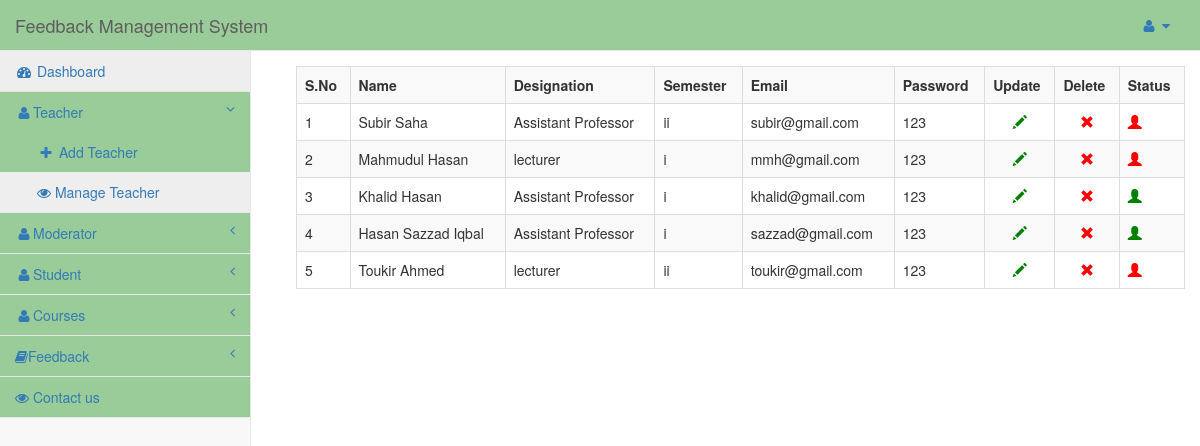
The app's page /admin/dashboard.php?info=show_faculty (signed in) with its own data.
### tables this page shows
CREATE TABLE `faculty` (
  `id` int(11) NOT NULL,
  `Name` varchar(30) NOT NULL,
  `designation` varchar(100) NOT NULL,
  `semester` varchar(10) NOT NULL,
  `email` varchar(255) NOT NULL,
  `password` varchar(75) NOT NULL,
  `date` datetime NOT NULL,
  `status` int(11) NOT NULL DEFAULT '0'
);

### admin/show_faculty.php (the view, shortened to what this page needs)
<?php
	echo "<table class='table table-responsive table-bordered table-striped table-hover' style=margin:15px;>";
	echo "<tr>";
	echo "<th>S.No</th>";
	echo "<th>Name</th>";
	echo "<th>Designation</th>";
	echo "<th>Semester</th>";
	echo "<th>Email</th>";
	echo "<th>Password</th>";
	echo "<th>Update</th>";
	echo "<th>Delete</th>";
	echo "<th>Status</th>";
	echo "</tr>";
	$i=1;
	$que=mysqli_query($conn,"select * from faculty");
	while($row=mysqli_fetch_array($que))
	{
		echo "<tr>";
		echo "<td>".$i."</td>";
		echo "<td>".$row['Name']."</td>";
		echo "<td>".$row['designation']."</td>";
		echo "<td>".$row['semester']."</td>";
		echo "<td>".$row['email']."</td>";
		echo "<td>".$row['password']."</td>";
		echo "<td class='text-center'><a href='dashboard.php?id=$row[id]&info=edit_faculty'><span class='glyphicon glyphicon-pencil'style=color:green;></span></a></td>";
		echo "<td class='text-center'><a href='#' onclick='deletes($row[id])'><span class='glyphicon glyphicon-remove' style=color:red;></span></a></td>";
		if($row['status'])
		{
		echo "<td><a href='update_status.php?user_id=".$row['id']."&status=".$row['status']."'><span class='glyphicon glyphicon-user' style=color:red;></span></a></td>";
		}
		else
		{
		echo "<td><a href='update_status.php?user_id=".$row['id']."&status=".$row['status']."'><span class='glyphicon glyphicon-user' style=color:green;></span></a></td>";
		}
		echo "</tr>";
		$i++;
	}
?>

### admin/dashboard.php (shortened to what this page needs)
<?php
include('../dbconfig.php');
?>
<!DOCTYPE html>
<html lang="en">
<head>
    <link href="../css/bootstrap.min.css" rel="stylesheet">
    <link href="../css/metisMenu.min.css" rel="stylesheet">
    <link href="../css/sb-admin-2.css" rel="stylesheet">
    <link href="../css/font-awesome.min.css" rel="stylesheet" type="text/css">
</head>
<body>
    <div id="wrapper">
        <nav class="navbar navbar-default navbar-static-top" role="navigation" style="margin-bottom: 0">
            <div class="navbar-header">
                <a class="navbar-brand" href="dashboard.php"> Feedback Management System</a>
            </div>
            <ul class="nav navbar-top-links navbar-right">
                <li class="dropdown">
                    <a class="dropdown-toggle" data-toggle="dropdown" href="#">
                        <i class="fa fa-user fa-fw"></i>  <i class="fa fa-caret-down"></i>
                    </a>
                </li>
            </ul>
            <div class="navbar-default sidebar" role="navigation">
                <div class="sidebar-nav navbar-collapse">
                    <ul class="nav" id="side-menu">
                        <li>
                            <a href="dashboard.php"><i class="fa fa-dashboard fa-fw"></i> Dashboard</a>
                        </li>
						<li>
                            <a href="#"><i class="fa fa-user fa-fw"></i>Teacher<span class="fa arrow"></span></a>
                            <ul class="nav nav-second-level">
                                <li>
                                    <a href="dashboard.php?info=add_faculty"><i class="fa fa-plus fa-fw"></i> Add Teacher</a>
                                </li>
								 <li>
                                    <a href="dashboard.php?info=show_faculty"><i class="fa fa-eye"></i> Manage Teacher</a>
                                </li>
							</ul>
                        </li>
                       <li>
                            <a href="#"><i class="fa fa-user fa-fw"></i>Moderator<span class="fa arrow"></span></a>
                        </li>
						<li>
                            <a href="#"><i class="fa fa-user fa-fw"></i>Student<span class="fa arrow"></span></a>
                        </li>
                         <li>
                            <a href="#"><i class="fa fa-user fa-fw"></i>Courses<span class="fa arrow"></span></a>
                        </li>
		<li>
         <a href="#"><i class="fa fa-user fa-book"></i>Feedback<span class="fa arrow"></span></a>
                        </li>
		<li>
			<a href="dashboard.php?info=contact"><i class="fa fa-eye"></i> Contact us</a>
		</li>
                    </ul>
                </div>
            </div>
        </nav>
        <div id="page-wrapper">
            <div class="row">
                <div class="col-lg-12">
                	<?php
								@$info=$_GET['info'];
								if($info!="")
								{
									if($info=="add_faculty")
										{
											include('add_faculty.php');
										}
									elseif($info=="show_faculty")
										{
											include('show_faculty.php');
										}
								}
								else
								{
								include('dashboard_home.php');
								}
							?>
				</div>
            </div>
        </div>
    </div>
</body>
</html>

### css/sb-admin-2.css (style rules this page uses)
body { background-color: #f8f8f8; }
#wrapper { width: 100%; }
#page-wrapper { padding: 0 15px; min-height: 568px; background-color: #fff; }
@media (min-width:768px) { #page-wrapper { position: inherit; margin: 0 0 0 250px; padding: 0 30px; border-left: 1px solid #e7e7e7; } }
.navbar-top-links { margin-right: 0; }
.navbar-top-links li { display: inline-block; }
.navbar-top-links li:last-child { margin-right: 15px; }
.navbar-top-links li a { padding: 15px; min-height: 50px; }
.sidebar .sidebar-nav.navbar-collapse { padding-right: 0; padding-left: 0; }
.sidebar ul li { border-bottom: 1px solid #e7e7e7; }
.sidebar ul li a.active { background-color: #eee; }
.sidebar .arrow { float: right; }
.sidebar .fa.arrow:before { content: "\f104"; }
.sidebar .active>a>.fa.arrow:before { content: "\f107"; }
.sidebar .nav-second-level li, .sidebar .nav-third-level li { border-bottom: 0!important; }
.sidebar .nav-second-level li a { padding-left: 37px; }
@media (min-width:768px) { .sidebar { z-index: 1; position: absolute; width: 250px; margin-top: 51px; } }

### records on screen
faculty: Name "Subir Saha", designation "Assistant Professor", semester "ii", email "subir@gmail.com", password "123"
faculty: Name "Mahmudul Hasan", designation "lecturer", semester "i", email "mmh@gmail.com", password "123"
faculty: Name "Khalid Hasan", designation "Assistant Professor", semester "i", email "khalid@gmail.com", password "123"
faculty: Name "Hasan Sazzad Iqbal", designation "Assistant Professor", semester "i", email "sazzad@gmail.com", password "123"
faculty: Name "Toukir Ahmed", designation "lecturer", semester "ii", email "toukir@gmail.com", password "123"
